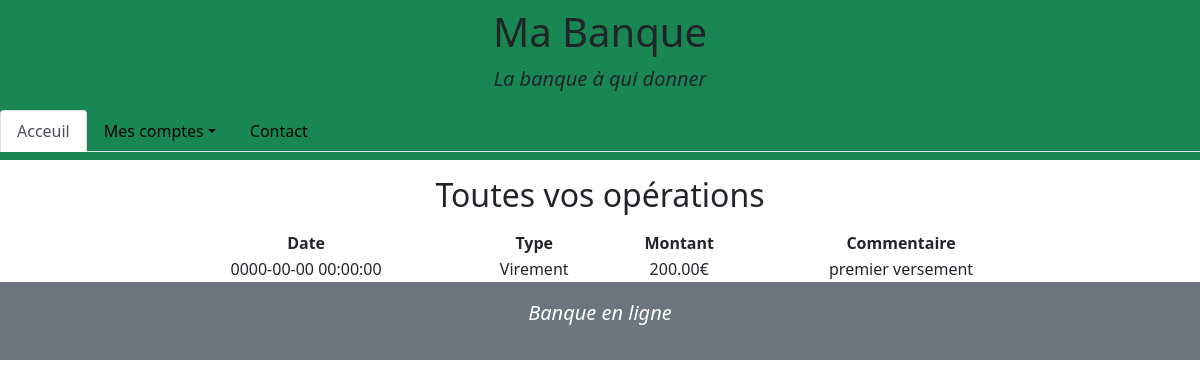
Screenshot of /allOperations.php?id=4 (signed in) with the database file from the repository.
### tables this page shows
CREATE TABLE operation (
    id INT UNSIGNED NOT NULL AUTO_INCREMENT,
    operation_date TIMESTAMP NOT NULL,
    operation_type VARCHAR(15) NOT NULL,
    operation_amount DECIMAL(10,2) NOT NULL,
    label VARCHAR(50) NOT NULL,
    account_id INT UNSIGNED NOT NULL,
    PRIMARY KEY (id),
    FOREIGN KEY (account_id) REFERENCES account(id)    
);

### allOperations.php (called while the page is built, shortened)
<?php
    require "model/operations.php";
    require "model/connexion.php";
    $operations= Operation($db, $_GET["id"]);
    include "view/allOperationView.php"
?>

### model/operations.php (called while the page is built, shortened)
<?php
function Operation(PDO $db, int $id){
    $query = $db->prepare("SELECT * FROM operation WHERE account_id=:id");
    $query->execute([
        "id" => $id
    ]);
    $result = $query->fetchAll(PDO::FETCH_ASSOC);
    return $result;
}
?>

### view/allOperationView.php (the view, shortened to what this page needs)
<?php
    include 'view/layout/header.php';
?>
<h2 class="text-center my-3">Toutes vos opérations</h2>
<table class="text-align w-75 mx-auto">
    <tr class="text-center">
          <th>Date</th>
          <th>Type</th>
          <th>Montant</th>
          <th>Commentaire</th>
    </tr>
    <?php foreach($operations as $operation):?>
        <tr class="text-center">
            <td><?php echo $operation["operation_date"];?></td>
            <td><?php echo $operation["operation_type"];?></td>
            <td><?php echo $operation["operation_amount"];?>€</td>
            <td><?php echo $operation["label"];?></td>
        </tr>
    <?php endforeach; ?>
</table>
<?php
include "view/layout/footer.php";
?>

### rows the page displays
operation: operation_date "0000-00-00 00:00:00", operation_type "Virement", operation_amount "200.00", label "premier versement"
